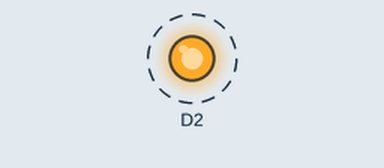
A sketch run on a simulated ESP8266 (NodeMCU). Parts: output pins drawn as LEDs (lit = HIGH). Dashed ring = blinking.

Above: at 0.5 s.
Timing chart, 0 to 4.6 s (numbered marks = the images above):
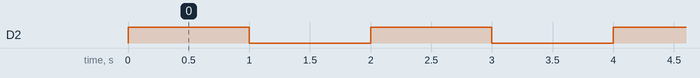

Measured:
- by itself, D2: alternates HIGH for 1.0 s and LOW for 1.0 s

The sketch:

door_lock.ino
```cpp
// Pin connected to the LED
const int ledPin = 13;

void setup() {
  // Initialize the LED pin as an output
  pinMode(D2, OUTPUT);
  digitalWrite(D2, LOW);
}

void loop() {
  digitalWrite(D2, HIGH);
  delay(1000);
  digitalWrite(D2, LOW);
  delay(1000);

}
```
